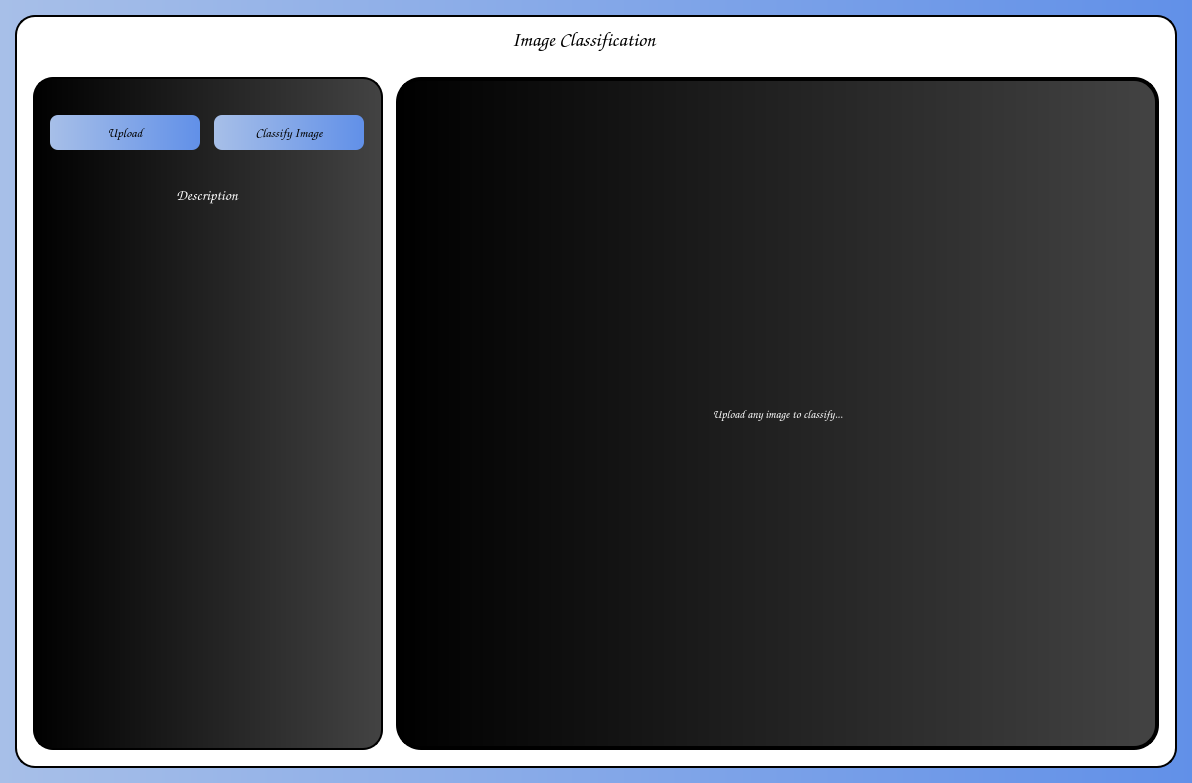
<?xml version="1.0" encoding="UTF-8"?>
<ui version="4.0">
 <class>MainWindow</class>
 <widget class="QMainWindow" name="MainWindow">
  <property name="geometry">
   <rect>
    <x>0</x>
    <y>0</y>
    <width>1192</width>
    <height>783</height>
   </rect>
  </property>
  <property name="cursor">
   <cursorShape>ArrowCursor</cursorShape>
  </property>
  <property name="mouseTracking">
   <bool>false</bool>
  </property>
  <property name="windowTitle">
   <string>Image Classification</string>
  </property>
  <property name="windowOpacity">
   <double>100.000000000000000</double>
  </property>
  <property name="autoFillBackground">
   <bool>false</bool>
  </property>
  <property name="styleSheet">
   <string notr="true">background-image: rgb(0, 0, 0)
</string>
  </property>
  <property name="iconSize">
   <size>
    <width>28</width>
    <height>28</height>
   </size>
  </property>
  <property name="animated">
   <bool>true</bool>
  </property>
  <property name="tabShape">
   <enum>QTabWidget::Rounded</enum>
  </property>
  <widget class="QWidget" name="centralWidget">
   <property name="layoutDirection">
    <enum>Qt::LeftToRight</enum>
   </property>
   <property name="autoFillBackground">
    <bool>false</bool>
   </property>
   <property name="styleSheet">
    <string notr="true">background: qlineargradient(spread:pad, x1:0, y1:0, x2:1, y2:0, stop:0 rgba(167, 191, 232, 1), stop:1 rgba(97, 144, 232, 1));
</string>
   </property>
   <layout class="QGridLayout" name="gridLayout_6">
    <property name="leftMargin">
     <number>15</number>
    </property>
    <property name="topMargin">
     <number>15</number>
    </property>
    <property name="rightMargin">
     <number>15</number>
    </property>
    <property name="bottomMargin">
     <number>15</number>
    </property>
    <property name="horizontalSpacing">
     <number>15</number>
    </property>
    <property name="verticalSpacing">
     <number>9</number>
    </property>
    <item row="1" column="0">
     <widget class="QWidget" name="mainPannel" native="true">
      <property name="styleSheet">
       <string notr="true">background: #ffffff;



 border: 2px solid black;
border-radius: 20px;
color: black;</string>
      </property>
      <layout class="QGridLayout" name="gridLayout">
       <property name="leftMargin">
        <number>18</number>
       </property>
       <property name="topMargin">
        <number>12</number>
       </property>
       <property name="rightMargin">
        <number>18</number>
       </property>
       <property name="bottomMargin">
        <number>18</number>
       </property>
       <property name="horizontalSpacing">
        <number>13</number>
       </property>
       <property name="verticalSpacing">
        <number>10</number>
       </property>
       <item row="2" column="1" colspan="2">
        <widget class="QLabel" name="canvas">
         <property name="font">
          <font>
           <family>Comic Sans MS</family>
           <pointsize>9</pointsize>
          </font>
         </property>
         <property name="styleSheet">
          <string notr="true">background: black;

color: white;
border: 4px solid;
border-radius:25px;
background-repeat: none;
background: qlineargradient(spread:pad, x1:0, y1:0, x2:1, y2:0, stop:0 rgba(0,0,0,1), stop:1 rgba(67,67,67,1));</string>
         </property>
         <property name="text">
          <string>Upload any image to classify...</string>
         </property>
         <property name="alignment">
          <set>Qt::AlignCenter</set>
         </property>
        </widget>
       </item>
       <item row="2" column="0">
        <widget class="QWidget" name="sidePannel" native="true">
         <property name="maximumSize">
          <size>
           <width>350</width>
           <height>16777215</height>
          </size>
         </property>
         <property name="layoutDirection">
          <enum>Qt::LeftToRight</enum>
         </property>
         <property name="autoFillBackground">
          <bool>false</bool>
         </property>
         <property name="styleSheet">
          <string notr="true">background: qlineargradient(spread:pad, x1:0, y1:0, x2:1, y2:0, stop:0 rgba(0,0,0,1), stop:1 rgba(67,67,67,1));


 border: 2px solid black;
border-radius: 20px;
color:white;</string>
         </property>
         <layout class="QGridLayout" name="gridLayout_3">
          <item row="0" column="0">
           <widget class="QPushButton" name="select_button">
            <property name="maximumSize">
             <size>
              <width>150</width>
              <height>35</height>
             </size>
            </property>
            <property name="font">
             <font>
              <family>Comic Sans MS</family>
              <pointsize>10</pointsize>
              <weight>75</weight>
              <bold>true</bold>
             </font>
            </property>
            <property name="cursor">
             <cursorShape>PointingHandCursor</cursorShape>
            </property>
            <property name="styleSheet">
             <string notr="true">background: qlineargradient(spread:pad, x1:0, y1:0, x2:1, y2:0, stop:0 rgba(167, 191, 232, 1), stop:1 rgba(97, 144, 232, 1));




border-radius: 8px;
border:0px;
color:black;</string>
            </property>
            <property name="text">
             <string>Upload</string>
            </property>
           </widget>
          </item>
          <item row="3" column="0" colspan="2">
           <widget class="QLabel" name="result_label">
            <property name="maximumSize">
             <size>
              <width>348</width>
              <height>450</height>
             </size>
            </property>
            <property name="font">
             <font>
              <family>Comic Sans MS</family>
              <pointsize>11</pointsize>
             </font>
            </property>
            <property name="styleSheet">
             <string notr="true">background:transparent;
border:0px;</string>
            </property>
            <property name="text">
             <string/>
            </property>
            <property name="textFormat">
             <enum>Qt::AutoText</enum>
            </property>
            <property name="scaledContents">
             <bool>false</bool>
            </property>
            <property name="alignment">
             <set>Qt::AlignLeading|Qt::AlignLeft|Qt::AlignTop</set>
            </property>
            <property name="wordWrap">
             <bool>true</bool>
            </property>
            <property name="margin">
             <number>8</number>
            </property>
            <property name="indent">
             <number>5</number>
            </property>
           </widget>
          </item>
          <item row="0" column="1">
           <widget class="QPushButton" name="detect_button">
            <property name="enabled">
             <bool>false</bool>
            </property>
            <property name="maximumSize">
             <size>
              <width>150</width>
              <height>35</height>
             </size>
            </property>
            <property name="font">
             <font>
              <family>Comic Sans MS</family>
              <pointsize>10</pointsize>
              <weight>75</weight>
              <italic>false</italic>
              <bold>true</bold>
             </font>
            </property>
            <property name="cursor">
             <cursorShape>PointingHandCursor</cursorShape>
            </property>
            <property name="styleSheet">
             <string notr="true">background: qlineargradient(spread:pad, x1:0, y1:0, x2:1, y2:0, stop:0 rgba(167, 191, 232, 1), stop:1 rgba(97, 144, 232, 1));

border-radius: 8px;
color:black;border:0px;</string>
            </property>
            <property name="text">
             <string>Classify Image</string>
            </property>
            <property name="autoRepeat">
             <bool>false</bool>
            </property>
            <property name="flat">
             <bool>true</bool>
            </property>
           </widget>
          </item>
          <item row="1" column="0" colspan="2">
           <widget class="QLabel" name="head">
            <property name="maximumSize">
             <size>
              <width>16777215</width>
              <height>40</height>
             </size>
            </property>
            <property name="font">
             <font>
              <family>Comic Sans MS</family>
              <pointsize>11</pointsize>
              <weight>75</weight>
              <italic>false</italic>
              <bold>true</bold>
             </font>
            </property>
            <property name="autoFillBackground">
             <bool>false</bool>
            </property>
            <property name="styleSheet">
             <string notr="true">background: Transparent;
color: white;
border: 0px;</string>
            </property>
            <property name="text">
             <string>Description</string>
            </property>
            <property name="textFormat">
             <enum>Qt::RichText</enum>
            </property>
            <property name="alignment">
             <set>Qt::AlignHCenter|Qt::AlignTop</set>
            </property>
            <property name="margin">
             <number>2</number>
            </property>
           </widget>
          </item>
         </layout>
        </widget>
       </item>
       <item row="1" column="1">
        <widget class="QLabel" name="head_2">
         <property name="maximumSize">
          <size>
           <width>16777215</width>
           <height>40</height>
          </size>
         </property>
         <property name="font">
          <font>
           <family>Comic Sans MS</family>
           <pointsize>15</pointsize>
           <weight>75</weight>
           <italic>false</italic>
           <bold>true</bold>
           <underline>false</underline>
          </font>
         </property>
         <property name="autoFillBackground">
          <bool>false</bool>
         </property>
         <property name="styleSheet">
          <string notr="true">background: Transparent;
color: black;
border: 0px;</string>
         </property>
         <property name="text">
          <string>Image Classification</string>
         </property>
         <property name="textFormat">
          <enum>Qt::RichText</enum>
         </property>
         <property name="alignment">
          <set>Qt::AlignHCenter|Qt::AlignTop</set>
         </property>
         <property name="margin">
          <number>2</number>
         </property>
        </widget>
       </item>
      </layout>
     </widget>
    </item>
   </layout>
  </widget>
 </widget>
 <resources/>
 <connections/>
</ui>
